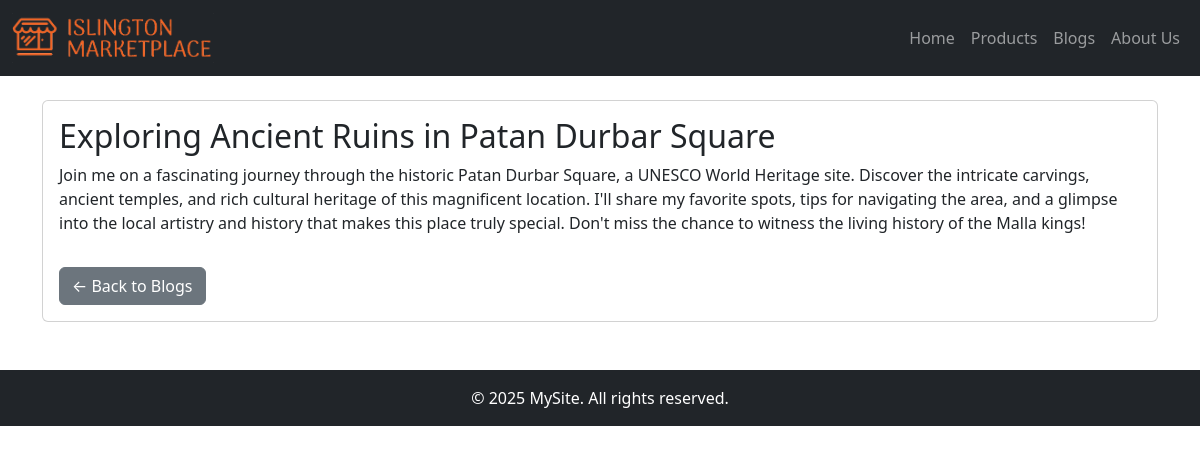
Screenshot of /blogs/4/ with the database file from the repository.
### sitesetting/models.py (models this page shows, shortened)
class SiteSetting(models.Model):
    site_title = models.CharField(max_length=200, default="Marketplace")
    meta_description = models.TextField(blank=True, null=True)
    meta_keywords = models.CharField(max_length=255, blank=True, null=True)
    logo = models.ImageField(upload_to="photos/logos/", blank=True, null=True)
    favicon = models.ImageField(upload_to="photos/favicons/", blank=True, null=True)
    class Meta:
        verbose_name = "Site Setting"
        verbose_name_plural = "Site Settings"

### pages/models.py (models this page shows, shortened)
class Page(models.Model):
    title = models.CharField(max_length=100)
    slug = models.SlugField(unique=True)
    content = models.TextField()
    created_at = models.DateTimeField(auto_now_add=True)

### blogs/models.py (models this page shows, shortened)
class Blog(models.Model):
    title = models.CharField(max_length=100)
    description = models.TextField()
    status = models.BooleanField(default=0)
    category = models.ForeignKey(BlogCategory, on_delete=models.CASCADE)
    created_at = models.DateTimeField(default=timezone.now)
    blog_image = models.ImageField(upload_to='photos/blogs', blank=True, null=True)

### blogs/views.py (the view)
# urls.py: path('<int:id>/', views.blog_details, name='blog_detail'),
def blog_details(request, id):
    blog = get_object_or_404(Blog, id=id)
    return render(request, 'blogs/details1.html',{'blog': blog})

### pages/context_processors.py (called while the page is built)
def pages_links(request):
    pages = Page.objects.all()
    return {'pages': pages}

### sitesetting/context_processors.py (called while the page is built)
def site_settings(request):
    setting = SiteSetting.objects.first()
    return {'site_setting': setting}

### templates/blogs/details1.html
{% extends 'master/base1.html' %}
{% block content %}
<div class="card">
  <div class="card-body">
    <h2>{{ blog.title }}</h2>
    <p>{{ blog.description }}</p>
    <a href="{% url 'blogs' %}" class="btn btn-secondary mt-3">← Back to Blogs</a>
  </div>
</div>
{% endblock %}

### templates/includes/header1.html (shortened to what this page needs)
{% load static %}
<nav class="navbar navbar-expand-lg navbar-dark bg-dark">
  <div class="container-fluid">
    <a class="navbar-brand" href="{% url 'home' %}">
      {% if site_setting.logo %}
      <img src="{{ site_setting.logo.url }}" alt="logo"
      style="max-height: 50px; width: auto;" class="d-inline-block align-middle">
      {%endif%}
    </a>
    <div class="collapse navbar-collapse" id="navbarNav">
      <ul class="navbar-nav ms-auto">
        <li class="nav-item">
          <a class="nav-link" href="{% url 'home' %}">Home</a>
        </li>
        <li class="nav-item">
          <a class="nav-link" href="{% url 'products' %}">Products</a>
        </li>
        <li class="nav-item">
          <a class="nav-link" href="{% url 'blogs' %}">Blogs</a>
        </li>
        {% for page in pages %}
        <li class="nav-item">
          <a class="nav-link" href="{% url 'page_detail' page.slug %}">{{ page.title }}</a>
        </li>
        {% endfor %}
      </ul>
    </div>
  </div>
</nav>

### rows the page displays
SiteSetting: logo (picture)
Page: title "About Us"
Blog: title "Exploring Ancient Ruins in Patan Durbar Square", description "Join me on a fascinating journey through the historic Patan Durbar Square, a UNESCO World Heritage site. Discover the intricate carvings, ancient temples, and rich cultural heritage of this magnificent location. I'll share my favorite spots, tips for navigating the area, and a glimpse into the local artistry and history that makes this place truly special. Don't miss the chance to witness the living history of the Malla kings!"
